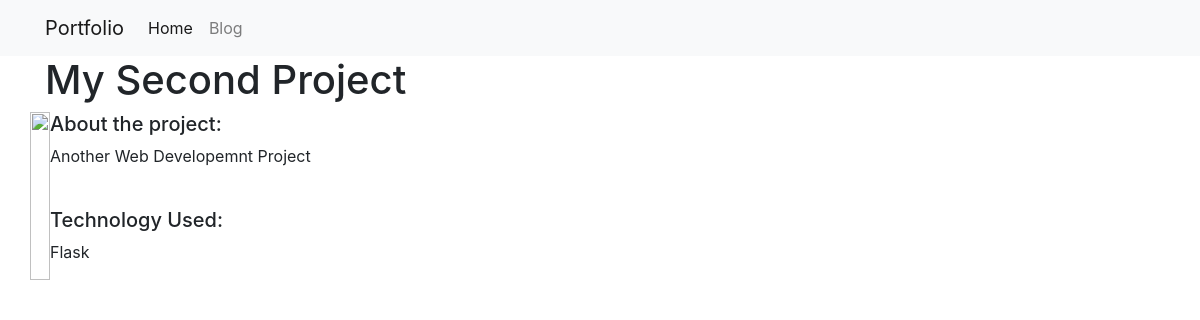
The app's page /projects/2/ with its own data.
### projects/models.py (models this page shows)
class Project(models.Model):
	title = models.CharField(max_length=100)
	description = models.TextField()
	technology = models.CharField(max_length=20)
	image = models.FilePathField(path='/img')

### projects/views.py (the view)
# urls.py: path("<int:pk>/",views.project_detail,name="project_detail"),
def project_detail(request,pk):
	projects = Project.objects.get(pk=pk)
	context = {
		'projects': projects
	}
	return render(request,'project_detail.html',context)

### projects/templates/project_detail.html
{% extends "base.html" %}
{% load static %}
{% block page_content %}
    <h1>{{ projects.title }}</h1>
    <div class="row">
        <div class="md-col-8">
            <img src="{% static projects.image %}" alt="" width="100%">
        </div>
        <div class="md-col-4">
            <h5>About the project:</h5>
            <p>{{ projects.description }}</p>
            <br>
            <h5>Technology Used:</h5>
            <p>{{ projects.technology}}</p>
        </div>
    </div>
{% endblock %}

### records on screen
Project: title "My Second Project", description "Another Web Developemnt Project", technology "Flask"
